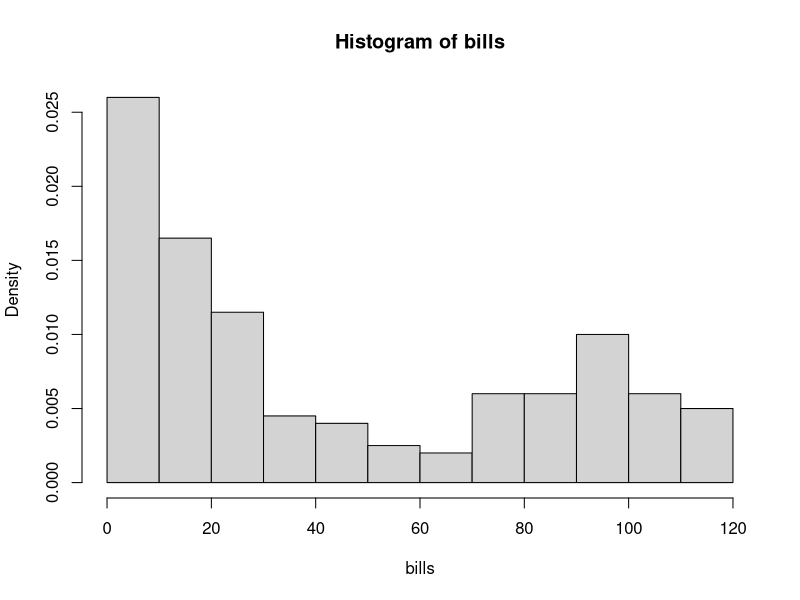
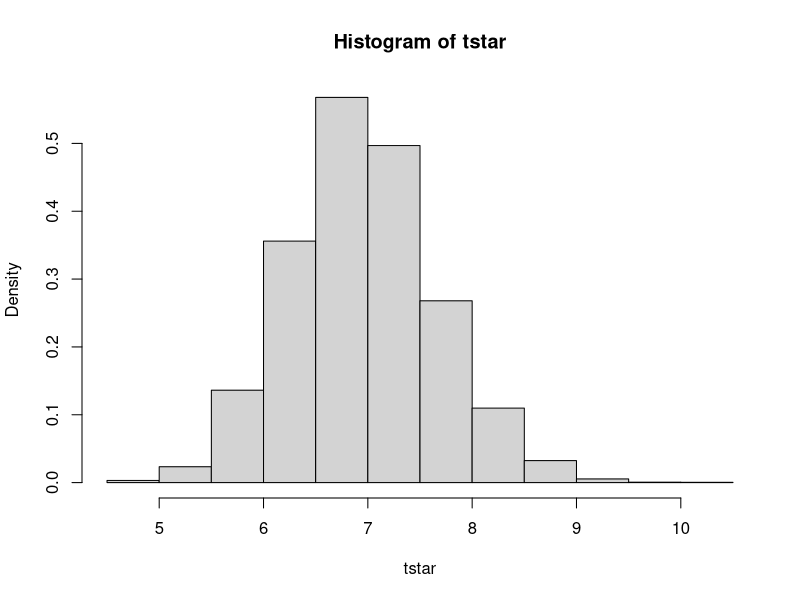
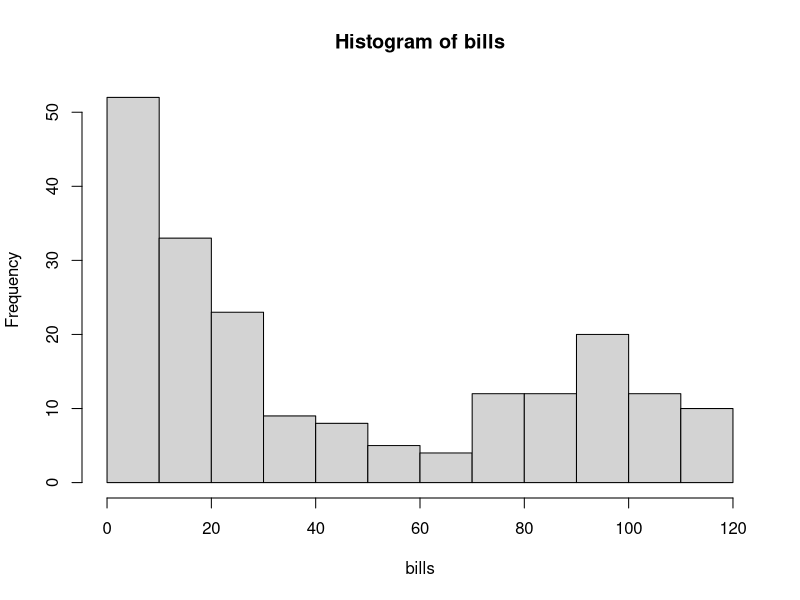

These charts were generated, in order, by the following R code:
#Exercise 1
#1.1
Data <- read.table("telephone.txt",header = TRUE);
bills = Data$Bills;

t=median(bills)
t

hist(bills,prob=T);

B=10000;
tstar=numeric(B);
n=length(bills);
n

for(i in 1:B){
  xstar = rexp(n,0.1); #Exercise says for lambda = [0.01,0.1]
  tstar[i] = median(xstar);
}

hist(tstar,prob=T);

pl=sum(tstar<t)/B;
pr=sum(tstar>t)/B;
p=2*min(pl,pr);
p;pl;pr;

#With a p value of 0 we reject the hypothesis that the distribution is exponential
#1.2
hist(bills)
#Any other plot?
#Conclusion: Most of the people spend less than 20€ per month (?)

#Exercise 2
Light1879<-read.table("light1879.txt");
Light1882<-read.table("light1882.txt",fill = TRUE);
Light<-read.table("light.txt");


